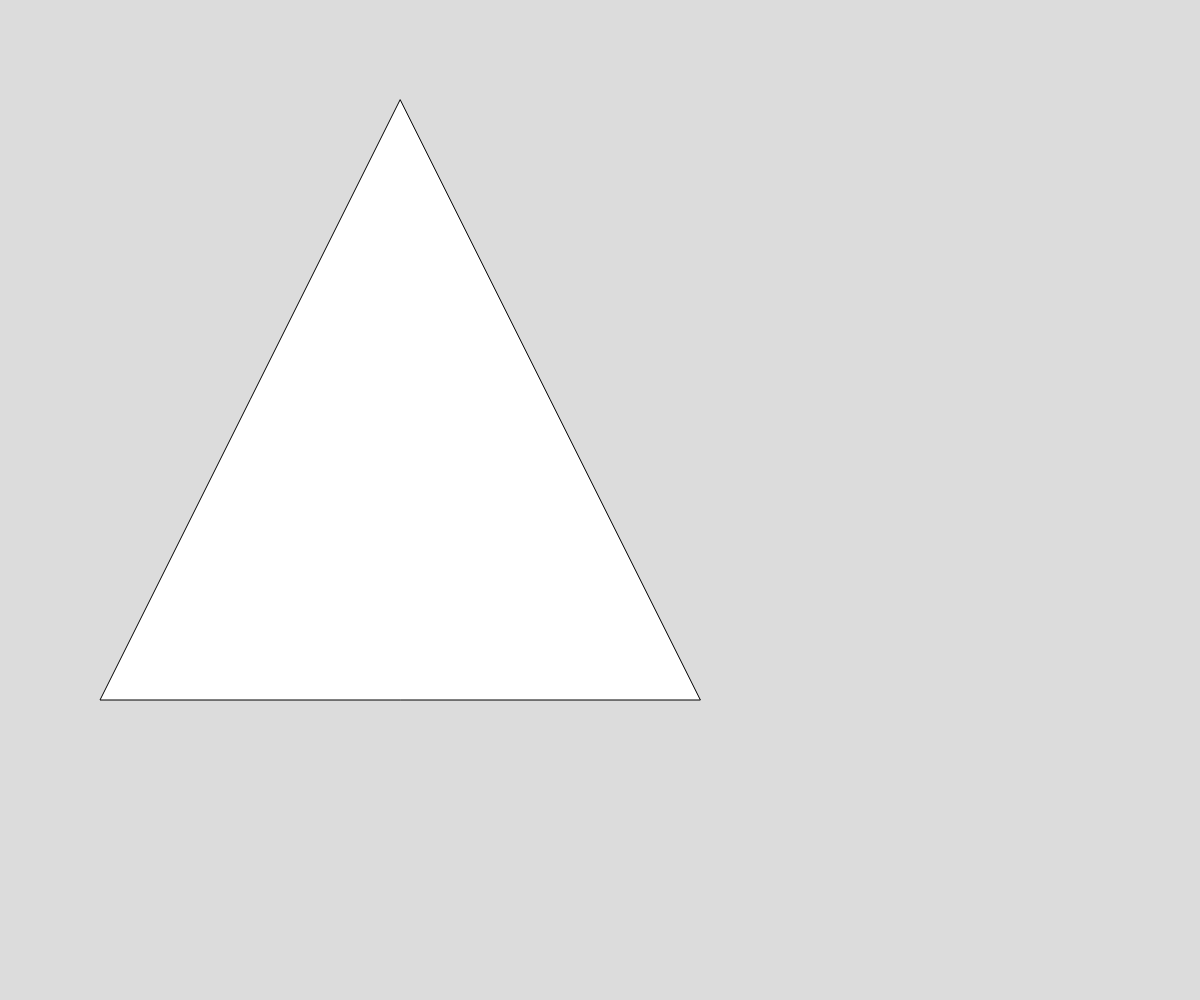
Frame 1 (no input)
Frame 60 (no input): identical to frame 1, image omitted
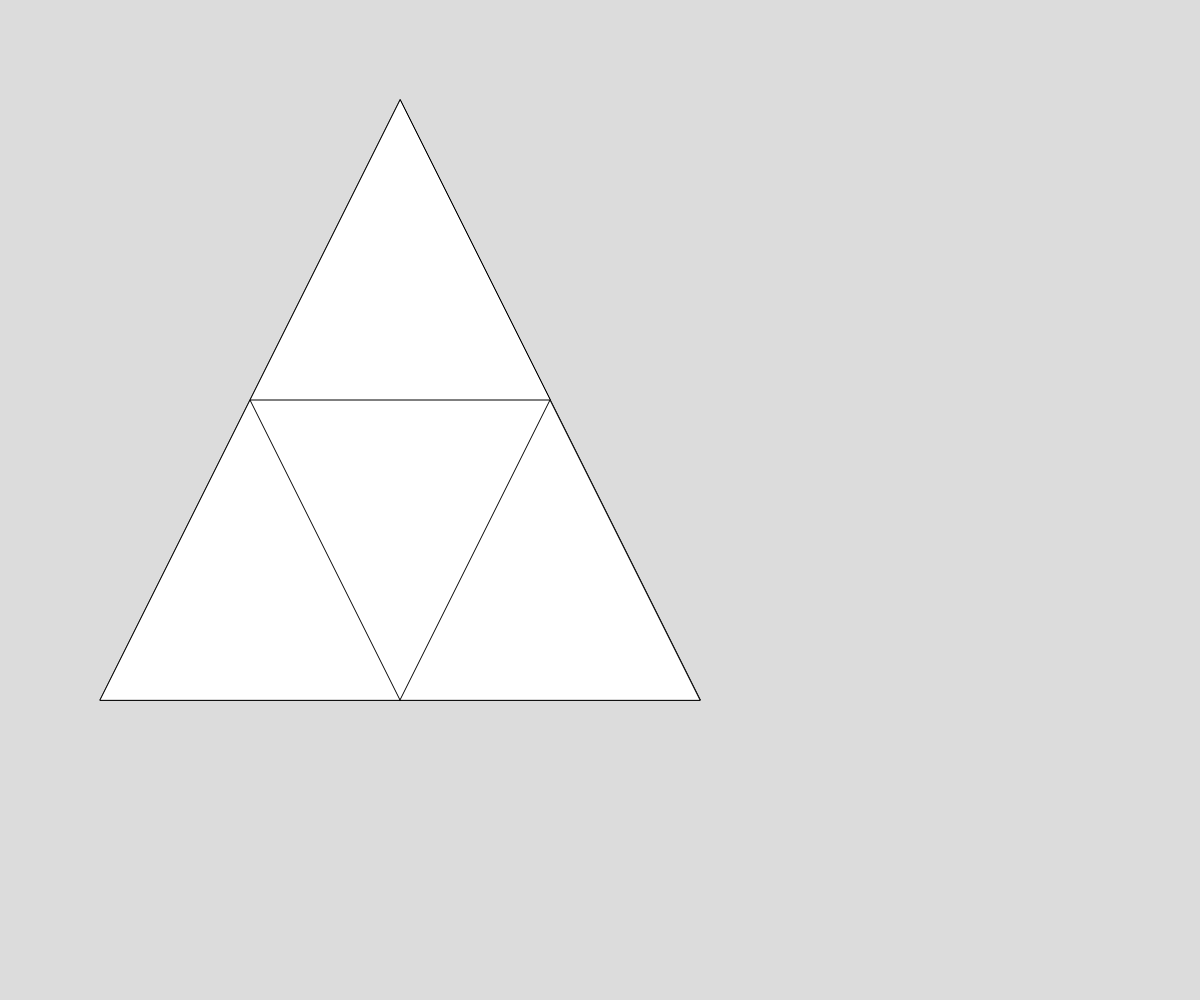
Frame 120 (the mouse pressed at the canvas centre since frame 60)

The p5.js sketch that drew these frames (run headless with seeded random() and noise() and a simulated clock; from frame 60 on, the mouse is pressed at the canvas centre):

// p5.js sketch
// ── sketch.js
// Title
// Logan Weckert
// x/xx/2021
//
// Extra for Experts:
// - describe what you did to take this project "above and beyond"
 
let triangleVertices = [
  {x:400, y:100},
  {x:100, y:700},
  {x:700, y:700},
];

let degreecounter = 0;

let full;

function setup() {
  createCanvas(windowWidth, windowHeight);
}

function draw() {
  background(220);
  funnytriangle(triangleVertices, degreecounter);
}

function funnytriangle(points, degree){
  triangle(points[0].x, points[0].y, points[1].x, points[1].y, points[2].x, points[2].y);

  if(degree > 0){
    funnytriangle([points[0], getMidpoint(points[0], points[1]), getMidpoint(points[0], points[2])], degree-1);
    funnytriangle([points[1], getMidpoint(points[0], points[1]), getMidpoint(points[1], points[2])], degree-1);
    funnytriangle([points[2], getMidpoint(points[0], points[2]), getMidpoint(points[1], points[2])], degree-1);
  }
}
function getMidpoint(point1, point2){
  let xDiff = point1.x + point2.x;
  let yDiff = point1.y + point2.y;
  let midpoint = {x: xDiff/2, y:yDiff/2};
  return midpoint;
}

function mousePressed() {
  if(!full){
    degreecounter++;
  }

  if (degreecounter === 10){
    full = true;
  }

  if(full){
    degreecounter--;
  }

  if(degreecounter === 0){
    full = false;
  }
}
